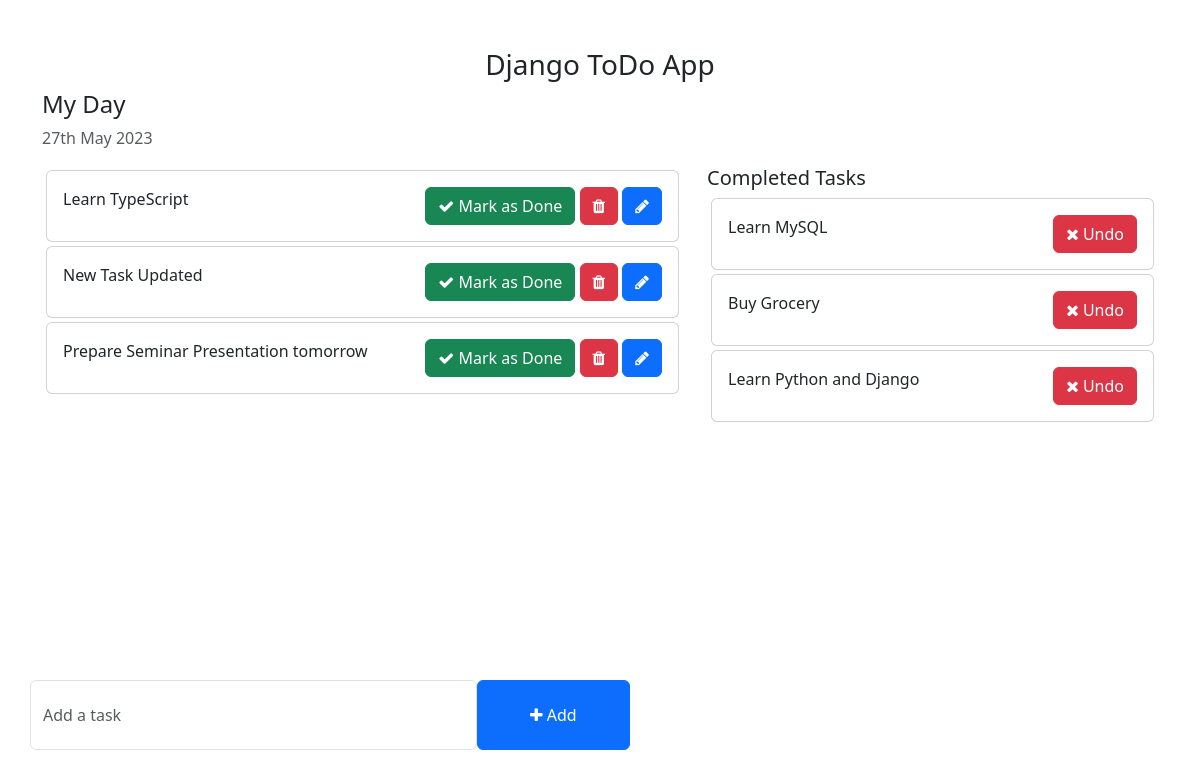
Before: / with the older database file.
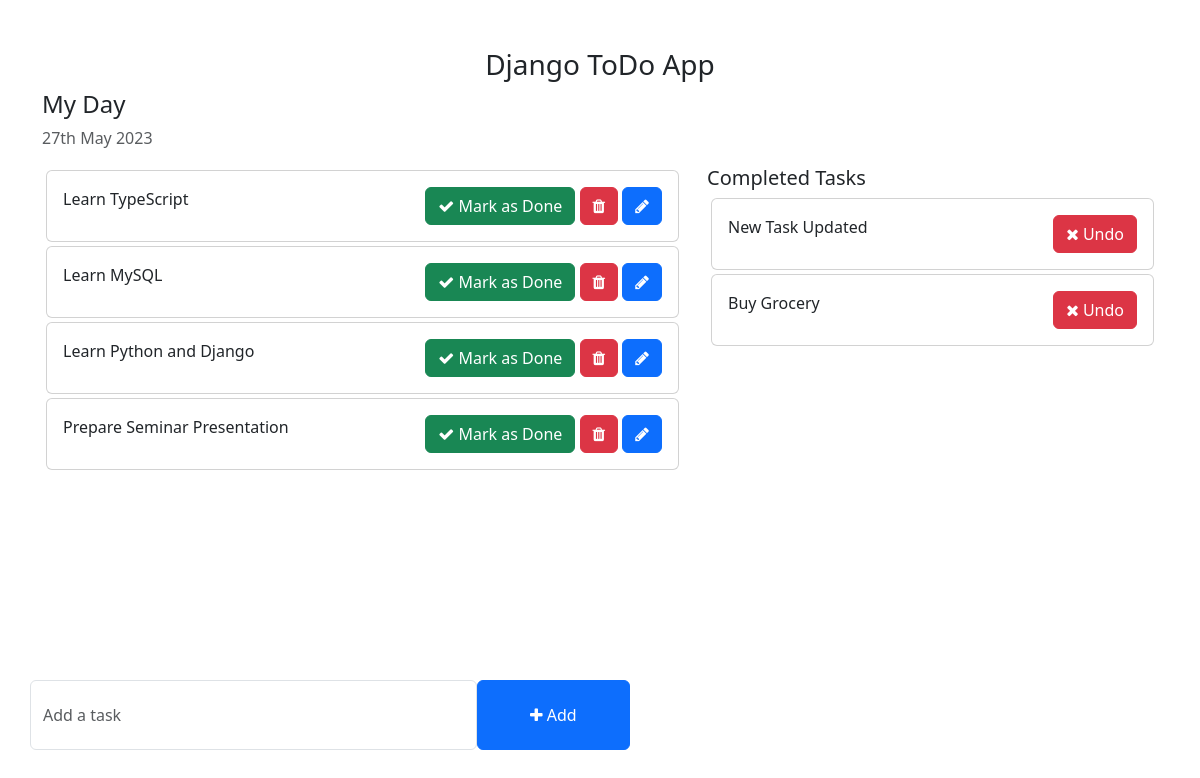
After: the same page with the newer database file.
### todo_app/models.py (models this page shows, shortened)
class Task(models.Model):
    task = models.CharField(max_length=200)
    is_completed = models.BooleanField(default=False)
    created_at = models.DateTimeField(auto_now_add=True)
    updated_at = models.DateTimeField(auto_now=True)

### todo_app/views.py (the view)
# urls.py: 2. Add a URL to urlpatterns:  path('', views.home, name='home')
def home(request):
    tasks = Task.objects.filter(is_completed= False).order_by('updated_at')
    completed_task = Task.objects.filter(is_completed= True).order_by('updated_at')
    context = {
        "tasks": tasks,
        "completed": completed_task
    }
    return render(request, 'home.html', context)

### todo_app/templates/home.html (shortened to what this page needs)
<!DOCTYPE html>
<html lang="en">
<head>
    <link href="https://cdn.jsdelivr.net/npm/bootstrap@5.3.0-alpha1/dist/css/bootstrap.min.css" rel="stylesheet">
    <link rel="stylesheet" href="https://cdnjs.cloudflare.com/ajax/libs/font-awesome/4.7.0/css/font-awesome.min.css">
</head>
<body>
    <div class="container">
        <h3 class="pt-5 text-center">Django ToDo App</h3>
        <div class="row">
            <h4>My Day</h4>
            <p class="text-muted">{% now "jS F Y" %}</p>
            <div class="col-md-7 col-lg-7" style="height: 450px; overflow: scroll;">
                {% for task in tasks %}
                <div class="card m-1">
                    <div class="card-body">
                        {{task.task}}
                        <span style="position: relative; float: right;">
                            <a href="{% url 'mark_as_done' task.pk %}" class="btn btn-success"><i class="fa fa-check"></i> Mark as Done</a>
                            <a href="{% url 'delete_task' task.pk %}" class="btn btn-danger"><i class="fa fa-trash"></i></a>
                            <a href="{% url 'edit_task' task.pk %}" class="btn btn-primary"><i class="fa fa-pencil"></i></a>
                        </span>
                    </div>
                </div>
                {% endfor %}
            </div>
            <div class="col-md-5 col-lg-5">
                <h5>Completed Tasks</h5>
                {% for task in completed %}
                  <div class="card m-1">
                      <div class="card-body">
                          {{task.task}}
                          <span style="position: relative; float: right;">
                            <a href="{% url 'mark_as_undone' task.pk %}" class="btn btn-danger"><i class="fa fa-times"></i> Undo</a>
                        </span>
                      </div>
                  </div>
                {% endfor %}
            </div>
        </div>
        <div class="row">
            <div class="col-md-6 col-lg-6 p-0" style="position: absolute; bottom: 50px;">
                <form action="{% url 'addtask' %}" method="POST">
                    <div class="form-group">
                        <span style="display: flex;">
                            <input type="text" name="task" class="form-control" placeholder="Add a task">
                            <button type="submit" class="btn btn-primary" style="width: 200px;"><i class="fa fa-plus"></i> Add</button>
                        </span>
                    </div>
                </form>
            </div>
        </div>
    </div>
</body>
</html>

Changed rows visible on the page:
changed Task "Learn MySQL": moves from the list under "Completed Tasks" to the list under "My Day"
changed Task "Learn Python and Django": moves from the list under "Completed Tasks" to the list under "My Day"
changed Task: task "Prepare Seminar Presentation tomorrow" → "Prepare Seminar Presentation"
changed Task "New Task Updated": moves from the list under "My Day" to the list under "Completed Tasks"
